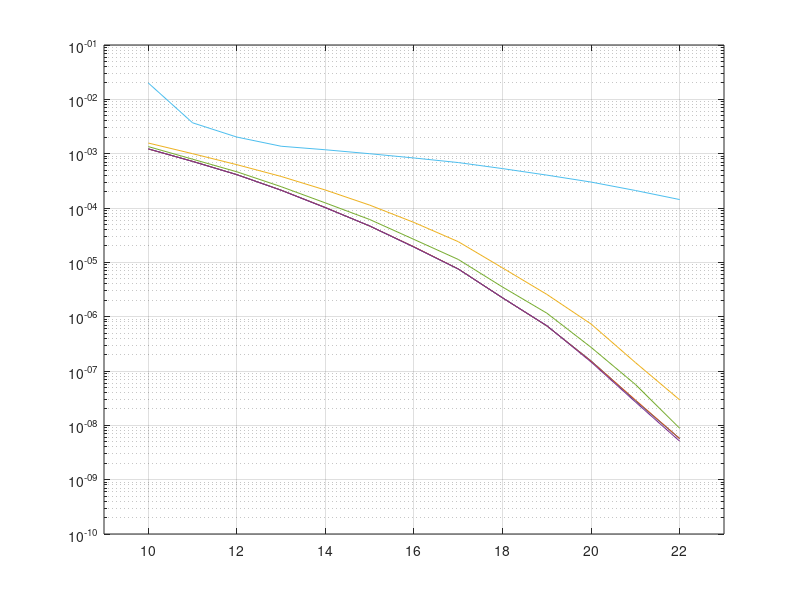

MATLAB code to generate this figure: (Note: this script raises an error after producing the figure.)
BER1 = [
 	22,	5.69e-9,	5.69e-9,	2.94e-8,	5.1e-9,     8.82e-9,	1.43e-4;...
 	21,	2.84e-8,	2.92e-8,	1.43e-7,	2.69e-8,	5.65e-8,	2.1e-4;...
 	20,	1.53e-7,	1.52e-7,	7.31e-7,	1.46e-7,	2.72e-7,	3e-4;...
 	19,	6.76e-7,	6.77e-7,	2.57e-6,	6.83e-7,	1.16e-6,	4.03e-4;...
 	18,	2.22e-6,	2.22e-6,	7.89e-6,	2.22e-6,	3.51e-6,	5.31e-4;...
 	17,	7.55e-6,	7.56e-6,	2.4e-5,     7.53e-6,	1.13e-5,	6.86e-4;...
 	16,	1.92e-5,	1.93e-5,	5.42e-5,	1.9e-5,     2.64e-5,	8.33e-4;...
 	15,	4.65e-5,	4.65e-5,	1.13e-4,	4.68e-5,	6.14e-5,	9.98e-4;...
 	14,	1.02e-4,	1.02e-4,	2.14e-4,	1.01e-4,	1.24e-4,	1.18e-3;...
 	13,	2.13e-4,	2.13e-4,	3.81e-4,	2.12e-4,	2.47e-4,	1.37e-3;...
 	12,	4.11e-4,	4.11e-4,	6.27e-4,	4.11e-4,	4.64e-4,	2.02e-3;...
 	11,	7.23e-4,	7.23e-4,	1e-3,       7.19e-4,	7.92e-4,	3.7e-3;...
 	10,	1.22e-3,	1.22e-3,	1.57e-3,	1.23e-3,	1.35e-3,	2e-2;...
];
BER2 = [
 	21,	1.96e-10,	1.96e-10,	0e0,        1.96e-10,	7.84e-10,	0e0;...
 	20,	2.75e-9,	2.75e-9,	1.18e-9,	3.14e-9,	9.61e-9,	2.07e-2;...
 	19,	3.39e-8,	3.33e-8,	2.31e-8,	3.33e-8,	7.88e-8,	6.96e-3;...
 	18,	2.27e-7,	2.28e-7,	1.58e-7,	2.18e-7,	5.72e-7,	2.4e-2;...
 	17,	1.36e-6,	1.36e-6,	9.6e-7,     1.34e-6,	3.31e-6,	2.26e-2;...
 	16,	6.01e-6,	6e-6,       4.54e-6,	5.98e-6,	1.48e-5,	1.12e-2;...
 	15,	1.99e-5,	1.99e-5,	1.56e-5,	1.95e-5,	4.37e-5,	1.45e-2;...
 	14,	5.83e-5,	5.83e-5,	4.75e-5,	5.78e-5,	1.27e-4,	2.37e-2;...
 	13,	1.42e-4,	1.42e-4,	1.19e-4,	1.42e-4,	2.99e-4,	0e0;...
 	12,	3.11e-4,	3.11e-4,	2.67e-4,	3.09e-4,	5.96e-4,	1.9e-2;...
 	11,	6.29e-4,	6.29e-4,	5.54e-4,	6.27e-4,	1.12e-3,	0e0;...
 	10,	1.11e-3,	1.11e-3,	9.95e-4,	1.11e-3,	1.83e-3,	0e0;...
];
BER3 = [
 	10,	2.72e-3,	2.72e-3,	3.16e-3,	2.72e-3,	2.58e-3,	0e0;...
 	11,	1.96e-3,	1.96e-3,	2.38e-3,	1.95e-3,	1.83e-3,	0e0;...
 	12,	1.4e-3,     1.4e-3,     1.77e-3,	1.39e-3,	1.29e-3,	0e0;...
 	13,	9.61e-4,	9.6e-4,     1.3e-3,     9.68e-4,	8.81e-4,	0e0;...
 	14,	6.26e-4,	6.26e-4,	9.11e-4,	6.24e-4,	5.64e-4,	0e0;...
 	15,	4.08e-4,	4.08e-4,	6.31e-4,	4.1e-4,     3.63e-4,	0e0;...
 	16,	2.5e-4,     2.5e-4,     4.13e-4,	2.51e-4,	2.19e-4,	0e0;...
 	17,	1.46e-4,	1.46e-4,	2.61e-4,	1.47e-4,	1.26e-4,	0e0;...
 	18,	7.58e-5,	7.57e-5,	1.47e-4,	7.77e-5,	6.4e-5,     0e0;...
 	19,	3.89e-5,	3.89e-5,	7.96e-5,	3.98e-5,	3.17e-5,	0e0;...
 	20,	1.96e-5,	1.95e-5,	4.4e-5,     2.05e-5,	1.56e-5,	0e0;...
 	21,	8.91e-6,	8.9e-6,     2.08e-5,	9.69e-6,	6.94e-6,	0e0;...
 	22,	3.64e-6,	3.65e-6,	9.65e-6,	4.23e-6,	2.74e-6,	0e0;...
 	23,	1.47e-6,	1.47e-6,	3.97e-6,	1.77e-6,	1.07e-6,	0e0;...
 	24,	5.41e-7,	5.41e-7,	1.73e-6,	6.86e-7,	3.52e-7,	0e0;...
 	25,	2.28e-7,	2.27e-7,	7.6e-7,     2.69e-7,	1.24e-7,	0e0;...
 	26,	9.02e-8,	9.02e-8,	4.04e-7,	9.2e-8,     4.04e-8,	0e0;...
];

BER_awgn = [
 	4,	2.93e-3,	2.93e-3,	2.62e-3,	2.93e-3,	3.56e-3,	1.94e-3;...
 	5,	1.72e-3,	1.72e-3,	1.46e-3,	1.72e-3,	2.08e-3,	1.01e-3;...
 	6,	9.94e-4,	9.94e-4,	7.91e-4,	9.92e-4,	1.18e-3,	5.05e-4;...
 	7,	5.03e-4,	5.03e-4,	3.78e-4,	5.01e-4,	5.92e-4,	2.11e-4;...
 	8,	2.23e-4,	2.23e-4,	1.56e-4,	2.21e-4,	2.58e-4,	7.15e-5;...
 	9,	8.87e-5,	8.87e-5,	6.54e-5,	8.79e-5,	1.02e-4,	2.07e-5;...
 	10,	3.01e-5,	3.01e-5,	1.78e-5,	2.98e-5,	3.34e-5,	4.69e-6;...
 	11,	8.25e-6,	8.26e-6,	4.14e-6,	8.13e-6,	8.94e-6,	7.06e-7;...
 	12,	2.06e-6,	2.06e-6,	8.88e-7,	2.02e-6,	2.19e-6,	9.02e-8;...
 	13,	3.78e-7,	3.79e-7,	1.36e-7,	3.72e-7,	3.99e-7,	8.82e-9;...
 	14,	4.9e-8,     4.88e-8,	1.37e-8,	4.67e-8,	5.22e-8,	0e0;...
 	15,	7.65e-9,	7.45e-9,	2.35e-9,	6.86e-9,	6.67e-9,	0e0;...
];
latexWidth = 5;
latexHeight = 4;
lowerbound = 1e-10;



figure(1); clf;
ff2 = semilogy(BER1(:,1),BER1(:,2:end));
grid on;
marge = axis;
axis([marge(1)-1 marge(2)+1  lowerbound 1e-1]);

ff2(1).Marker = 's';
ff2(1).Color = 'k';
ff2(2).Marker = 'd';
ff2(2).Color = 'k';
ff2(3).Marker = '*';
ff2(3).Color = 'k';
ff2(4).Marker = '^';
ff2(4).Color = 'k';
ff2(5).Marker = 'v';
ff2(5).Color = 'k';
ff2(6).Marker = 'p';
ff2(6).Color = 'k';


ff = gcf;
homer = ff.Units;
ff.Units = 'inches';
bart = ff.Position;
ff.Position = [bart(1:2) latexWidth latexHeight];
ff.PaperPositionMode = 'auto';
ff.Units = homer;
xlabel('Eb/N0 (dB)')
ylabel('BER')

legend('ZF','MMSE','MMSE+CMA','FDE1','FDE2','NO EQ','Location','SouthWest')
print(ff, '-depsc', ['BER1']) %save as eps a 
print(ff, '-dpng', ['BER1']) %save as eps a 


figure(2); clf;
ff2 = semilogy(BER2(:,1),BER2(:,2:end));
grid on;
marge = axis;
axis([marge(1)-1 marge(2)+1  lowerbound 1e-1]);

ff2(1).Marker = 's';
ff2(1).Color = 'k';
ff2(2).Marker = 'd';
ff2(2).Color = 'k';
ff2(3).Marker = '*';
ff2(3).Color = 'k';
ff2(4).Marker = '^';
ff2(4).Color = 'k';
ff2(5).Marker = 'v';
ff2(5).Color = 'k';
ff2(6).Marker = 'p';
ff2(6).Color = 'k';


ff = gcf;
homer = ff.Units;
ff.Units = 'inches';
bart = ff.Position;
ff.Position = [bart(1:2) latexWidth latexHeight];
ff.PaperPositionMode = 'auto';
ff.Units = homer;
xlabel('Eb/N0 (dB)')
ylabel('BER')

legend('ZF','MMSE','MMSE+CMA','FDE1','FDE2','NO EQ','Location','SouthWest')
print(ff, '-depsc', ['BER2']) %save as eps a 
print(ff, '-dpng', ['BER2']) %save as eps a 




figure(3); clf;
ff2 = semilogy(BER3(:,1),BER3(:,2:end));
grid on;
marge = axis;
axis([marge(1)-1 marge(2)+1  lowerbound 1e-1]);

ff2(1).Marker = 's';
ff2(1).Color = 'k';
ff2(2).Marker = 'd';
ff2(2).Color = 'k';
ff2(3).Marker = '*';
ff2(3).Color = 'k';
ff2(4).Marker = '^';
ff2(4).Color = 'k';
ff2(5).Marker = 'v';
ff2(5).Color = 'k';
ff2(6).Marker = 'p';
ff2(6).Color = 'k';


ff = gcf;
homer = ff.Units;
ff.Units = 'inches';
bart = ff.Position;
ff.Position = [bart(1:2) latexWidth latexHeight];
ff.PaperPositionMode = 'auto';
ff.Units = homer;
xlabel('Eb/N0 (dB)')
ylabel('BER')

legend('ZF','MMSE','MMSE+CMA','FDE1','FDE2','NO EQ','Location','SouthWest')
print(ff, '-depsc', ['BER3']) %save as eps a 
print(ff, '-dpng', ['BER3']) %save as eps a 




figure(4); clf;
ff2 = semilogy(BER_awgn(:,1),BER_awgn(:,2:end));
grid on;
marge = axis;
axis([3 marge(2)+1  lowerbound 1e-1]);

ff2(1).Marker = 's';
ff2(1).Color = 'k';
ff2(2).Marker = 'd';
ff2(2).Color = 'k';
ff2(3).Marker = '*';
ff2(3).Color = 'k';
ff2(4).Marker = '^';
ff2(4).Color = 'k';
ff2(5).Marker = 'v';
ff2(5).Color = 'k';
ff2(6).Marker = 'p';
ff2(6).Color = 'k';


ff = gcf;
homer = ff.Units;
ff.Units = 'inches';
bart = ff.Position;
ff.Position = [bart(1:2) latexWidth latexHeight];
ff.PaperPositionMode = 'auto';
ff.Units = homer;
xlabel('Eb/N0 (dB)')
ylabel('BER')

legend('ZF','MMSE','MMSE+CMA','FDE1','FDE2','NO EQ','Location','SouthWest')
print(ff, '-depsc', ['BER_awgn']) %save as eps a 
print(ff, '-dpng', ['BER_awgn']) %save as eps a 